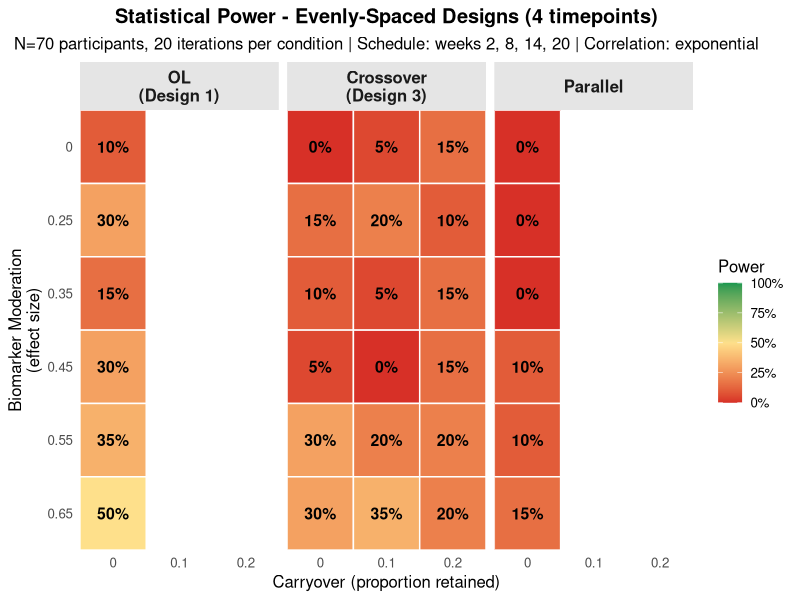

Here is the R script that generated this plot:
# N-of-1 Trial Simulation - Evenly-Spaced Measurement Designs
# OL, Crossover, and Parallel designs with 4 evenly-spaced measurement points
# FLEXIBLE CORRELATION STRUCTURES: AR1, Exponential, Power Law, Matérn, Rational Quadratic
# These designs have uniform temporal sampling

rm(list = ls())
suppressPackageStartupMessages({
  library(tidyverse)
  library(nlme)
  library(MASS)
  library(conflicted)
})

# Resolve conflicts
conflicts_prefer(dplyr::select)
conflicts_prefer(dplyr::filter)
conflicts_prefer(dplyr::lag)
conflicts_prefer(nlme::lme)

# ============================================================================
# CORRELATION STRUCTURE SELECTION
# ============================================================================
# Choose correlation structure: "ar1", "exponential", "power_law", "matern", "rational_quadratic"

correlation_structure <- "exponential"  # <-- CHANGE THIS TO SELECT STRUCTURE

# Correlation-specific parameters
correlation_params <- switch(correlation_structure,
  ar1 = list(
    rho = 0.75,  # Geometric decay rate
    description = "AR(1): Geometric decay ρ^(time_gap)"
  ),
  exponential = list(
    lambda = 0.10,  # Decay rate (higher = faster decay)
    description = "Exponential/OU: exp(-λ * time_gap)"
  ),
  power_law = list(
    alpha = 0.1,  # Inverse power coefficient
    beta = 1.0,   # Power exponent
    description = "Power Law: 1 / (1 + α * time_gap)^β"
  ),
  matern = list(
    nu = 1.5,     # Smoothness parameter (0.5, 1.5, 2.5)
    rho = 5.0,    # Length scale
    description = "Matérn: Flexible with smoothness parameter ν"
  ),
  rational_quadratic = list(
    alpha = 1.0,  # Smoothness
    lambda = 2.0, # Length scale
    description = "Rational Quadratic: (1 + time_gap²/(2αλ²))^(-α)"
  ),
  stop("Unknown correlation_structure. Choose: ar1, exponential, power_law, matern, rational_quadratic")
)

cat("Using correlation structure:", correlation_structure, "\n")
cat("Description:", correlation_params$description, "\n\n")

# ============================================================================
# PARAMETERS
# ============================================================================

n_participants <- 70
n_iterations <- 20

# Three-factor response model - RATE-BASED (points per week)
BR_rate <- 0.5  # Biological Response: drug improvement rate
ER_rate <- 0.2  # Expectancy Response: placebo improvement rate
TR_rate <- 0.1  # Time-variant Response: natural improvement rate
treatment_effect <- BR_rate  # Alias for display purposes

baseline_mean <- 10.0       # Mean baseline response
between_subject_sd <- 2.0   # SD of participant random effects
within_subject_sd <- 1.8    # SD of measurement noise
biomarker_mean <- 5.0       # Mean biomarker value
biomarker_sd <- 2.0         # SD of biomarker

# Correlation parameters (adapted from Hendrickson)
# Reduced to improve matrix conditioning and positive definiteness
c.br <- 0.75  # BR autocorrelation (reduced from 0.8)
c.er <- 0.75  # ER autocorrelation (reduced from 0.8)
c.tr <- 0.75  # TR autocorrelation (reduced from 0.8)
c.cf1t <- 0.12  # Same-time cross-correlation (reduced from 0.2)
c.cfct <- 0.05  # Different-time cross-correlation (reduced from 0.1)
c.bm_baseline <- 0.25  # Biomarker-baseline correlation (reduced from 0.3)
c.baseline_resp <- 0.3 # Baseline-response correlation (reduced from 0.4)

# Allowed correlation values (finite grid for consistent results)
allowed_correlations <- c(0, 0.1, 0.2, 0.3, 0.4, 0.5, 0.6)

# Parameter grid - OL, Crossover, and Parallel designs only
param_grid <- bind_rows(
  # Open-label design (power conditions)
  expand_grid(
    design = "ol",
    biomarker_moderation = c(0.25, 0.35, 0.45, 0.55, 0.65),
    biomarker_correlation = c(0.3),
    carryover = c(0)
  ),
  # Type I error condition for OL
  expand_grid(
    design = "ol",
    biomarker_moderation = c(0),
    biomarker_correlation = c(0),
    carryover = c(0)
  ),
  # Crossover design (power conditions)
  expand_grid(
    design = "crossover",
    biomarker_moderation = c(0.25, 0.35, 0.45, 0.55, 0.65),
    biomarker_correlation = c(0.3),
    carryover = c(0, 0.1, 0.2)  # Hendrickson values (weeks)
  ),
  # Type I error condition for Crossover
  expand_grid(
    design = "crossover",
    biomarker_moderation = c(0),
    biomarker_correlation = c(0),
    carryover = c(0, 0.1, 0.2)  # Hendrickson values (weeks)
  ),
  # Parallel design (no carryover - inherently no within-subject switching)
  expand_grid(
    design = "parallel",
    biomarker_moderation = c(0, 0.25, 0.35, 0.45, 0.55, 0.65),
    biomarker_correlation = c(0.3),
    carryover = c(0)
  )
)

# ============================================================================
# CORRELATION STRUCTURE FUNCTIONS
# ============================================================================

# Build correlation matrix based on selected structure
build_correlation_matrix <- function(weeks, structure, params) {
  n <- length(weeks)
  Corr <- matrix(0, n, n)

  if (structure == "ar1") {
    # AR(1): Geometric decay ρ^(time_gap)
    for (i in 1:n) {
      for (j in 1:n) {
        time_lag <- abs(weeks[i] - weeks[j])
        Corr[i, j] <- params$rho^time_lag
      }
    }
  } else if (structure == "exponential") {
    # Exponential/Ornstein-Uhlenbeck: exp(-λ * time_gap)
    for (i in 1:n) {
      for (j in 1:n) {
        time_lag <- abs(weeks[i] - weeks[j])
        Corr[i, j] <- exp(-params$lambda * time_lag)
      }
    }
  } else if (structure == "power_law") {
    # Power Law: 1 / (1 + α * time_gap)^β
    for (i in 1:n) {
      for (j in 1:n) {
        time_lag <- abs(weeks[i] - weeks[j])
        Corr[i, j] <- 1 / (1 + params$alpha * time_lag)^params$beta
      }
    }
  } else if (structure == "matern") {
    # Matérn covariance: requires bessel function
    # Using simplified form: exp(-d/rho) * (1 + d/rho) for ν=1.5
    for (i in 1:n) {
      for (j in 1:n) {
        d <- abs(weeks[i] - weeks[j])
        if (d == 0) {
          Corr[i, j] <- 1.0
        } else {
          # Matérn ν=1.5: (sqrt(3)*d/rho) * K_1(sqrt(3)*d/rho) normalized
          scaled_d <- sqrt(3) * d / params$rho
          Corr[i, j] <- (1 + scaled_d) * exp(-scaled_d)
        }
      }
    }
  } else if (structure == "rational_quadratic") {
    # Rational Quadratic: (1 + time_gap²/(2αλ²))^(-α)
    for (i in 1:n) {
      for (j in 1:n) {
        time_lag <- abs(weeks[i] - weeks[j])
        Corr[i, j] <- (1 + (time_lag^2) / (2 * params$alpha * params$lambda^2))^(-params$alpha)
      }
    }
  } else {
    stop("Unknown correlation structure")
  }

  return(Corr)
}

# ============================================================================
# BUILD SIGMA WITH GUARANTEED PD
# ============================================================================

build_sigma_guaranteed_pd <- function(weeks, c.bm, params, corr_structure, corr_params) {
  n_tp <- length(weeks)

  br_idx <- 1:n_tp
  er_idx <- (n_tp + 1):(2 * n_tp)
  tr_idx <- (2 * n_tp + 1):(3 * n_tp)
  bm_idx <- 3 * n_tp + 1
  bl_idx <- 3 * n_tp + 2

  # STAGE 1: Build Sigma_22 (2x2) - Biomarker & Baseline
  Sigma_22 <- matrix(c(
    biomarker_sd^2,
    c.bm_baseline * biomarker_sd * between_subject_sd,
    c.bm_baseline * biomarker_sd * between_subject_sd,
    between_subject_sd^2
  ), 2, 2)

  # STAGE 2: Build Sigma_11 (3*n_tp x 3*n_tp) - Response components
  # Get correlation matrices for each component
  Corr_BR <- build_correlation_matrix(weeks, corr_structure, corr_params)
  Corr_ER <- build_correlation_matrix(weeks, corr_structure, corr_params)
  Corr_TR <- build_correlation_matrix(weeks, corr_structure, corr_params)

  # Convert to covariance
  Sigma_BR <- within_subject_sd^2 * Corr_BR
  Sigma_ER <- within_subject_sd^2 * Corr_ER
  Sigma_TR <- within_subject_sd^2 * Corr_TR

  Sigma_11 <- matrix(0, 3 * n_tp, 3 * n_tp)
  Sigma_11[br_idx, br_idx] <- Sigma_BR
  Sigma_11[er_idx, er_idx] <- Sigma_ER
  Sigma_11[tr_idx, tr_idx] <- Sigma_TR

  # Cross-correlations between components
  for (i in 1:n_tp) {
    for (j in 1:n_tp) {
      time_lag <- abs(weeks[i] - weeks[j])
      cross_cov <- if (i == j) {
        c.cf1t * within_subject_sd^2
      } else {
        c.cfct * within_subject_sd^2 * (0.9^time_lag)
      }
      Sigma_11[br_idx[i], er_idx[j]] <- cross_cov
      Sigma_11[er_idx[j], br_idx[i]] <- cross_cov
      Sigma_11[br_idx[i], tr_idx[j]] <- cross_cov
      Sigma_11[tr_idx[j], br_idx[i]] <- cross_cov
      Sigma_11[er_idx[i], tr_idx[j]] <- cross_cov
      Sigma_11[tr_idx[j], er_idx[i]] <- cross_cov
    }
  }

  # STAGE 3: Build Sigma_12
  effective_c.bm <- c.bm
  effective_c.baseline <- c.baseline_resp

  Sigma_12 <- matrix(0, 3 * n_tp, 2)
  Sigma_12[br_idx, 1] <- effective_c.bm * within_subject_sd * biomarker_sd
  Sigma_12[er_idx, 1] <- effective_c.bm * 0.5 * within_subject_sd * biomarker_sd
  Sigma_12[tr_idx, 1] <- effective_c.bm * 0.5 * within_subject_sd * biomarker_sd
  Sigma_12[br_idx, 2] <- effective_c.baseline * within_subject_sd * between_subject_sd
  Sigma_12[er_idx, 2] <- effective_c.baseline * within_subject_sd * between_subject_sd
  Sigma_12[tr_idx, 2] <- effective_c.baseline * within_subject_sd * between_subject_sd

  # Verify positive definiteness
  Sigma_22_inv <- solve(Sigma_22)
  cross_term <- Sigma_12 %*% Sigma_22_inv %*% t(Sigma_12)
  Sigma_cond <- Sigma_11 - cross_term
  min_eig <- min(eigen(Sigma_cond, only.values = TRUE)$values)

  if (min_eig <= 1e-6) {
    stop(sprintf(
      paste(
        "\nUNEXPECTED: Parameter combination failed positive definiteness check!",
        "This should NOT happen - parameters were pre-validated.",
        "c.bm = %.2f",
        "Min eigenvalue = %.2e",
        "",
        "This indicates either:",
        "  1. A bug in the validation, or",
        "  2. Inconsistent covariance matrix construction",
        "",
        "Consider adjusting correlation_structure parameters or measurement schedule.",
        sep = "\n"
      ),
      effective_c.bm, min_eig))
  }

  # Build full sigma
  total_dim <- 3 * n_tp + 2
  Sigma <- matrix(0, total_dim, total_dim)
  Sigma[1:(3*n_tp), 1:(3*n_tp)] <- Sigma_11
  Sigma[(3*n_tp+1):total_dim, (3*n_tp+1):total_dim] <- Sigma_22
  Sigma[1:(3*n_tp), (3*n_tp+1):total_dim] <- Sigma_12
  Sigma[(3*n_tp+1):total_dim, 1:(3*n_tp)] <- t(Sigma_12)

  indices <- list(
    br = br_idx, er = er_idx, tr = tr_idx,
    bm = bm_idx, bl = bl_idx, n_tp = n_tp
  )

  return(list(
    Sigma = Sigma,
    Sigma_22 = Sigma_22,
    Sigma_cond = Sigma_cond,
    Sigma_12 = Sigma_12,
    indices = indices,
    effective_c.bm = effective_c.bm
  ))
}

# ============================================================================
# TWO-STAGE GENERATION
# ============================================================================

generate_participant_twostage <- function(sigma_parts, idx) {
  Sigma_22 <- sigma_parts$Sigma_22
  Sigma_cond <- sigma_parts$Sigma_cond
  Sigma_12 <- sigma_parts$Sigma_12
  n_tp <- idx$n_tp

  # Stage 1: Generate (biomarker, baseline)
  stage1 <- mvrnorm(1, mu = c(biomarker_mean, baseline_mean), Sigma = Sigma_22)
  biomarker <- stage1[1]
  baseline <- stage1[2]

  # Stage 2: Generate responses conditional on stage 1
  z <- c(biomarker - biomarker_mean, baseline - baseline_mean)
  cond_mean <- as.vector(Sigma_12 %*% solve(Sigma_22) %*% z)
  responses <- mvrnorm(1, mu = cond_mean, Sigma = Sigma_cond)

  list(
    biomarker = biomarker,
    baseline = baseline,
    br_random = responses[idx$br],
    er_random = responses[idx$er],
    tr_random = responses[idx$tr]
  )
}

# ============================================================================
# DESIGN STRUCTURES - EVENLY-SPACED SCHEDULE
# ============================================================================

# 4 evenly-spaced points (6-week gaps) for OL, Crossover, Parallel
measurement_weeks <- c(2, 8, 14, 20)

create_ol_design <- function(n_participants, measurement_weeks) {
  expand_grid(
    participant_id = 1:n_participants,
    week = measurement_weeks
  ) %>%
    mutate(
      path = 1,
      treatment = 1,
      expectancy = 1.0
    )
}

create_crossover_design <- function(n_participants, measurement_weeks) {
  sequence_assignment <- sample(rep(1:2, length.out = n_participants))
  midpoint <- median(measurement_weeks)

  expand_grid(
    participant_id = 1:n_participants,
    week = measurement_weeks
  ) %>%
    mutate(
      path = sequence_assignment[participant_id],
      treatment = case_when(
        week <= midpoint & path == 1 ~ 1,
        week <= midpoint & path == 2 ~ 0,
        week > midpoint & path == 1 ~ 0,
        week > midpoint & path == 2 ~ 1,
        TRUE ~ NA_real_
      ),
      expectancy = 0.5
    )
}

create_parallel_design <- function(n_participants, measurement_weeks) {
  treatment_assignment <- sample(rep(0:1, length.out = n_participants))

  expand_grid(
    participant_id = 1:n_participants,
    week = measurement_weeks
  ) %>%
    mutate(
      path = treatment_assignment[participant_id] + 1,
      treatment = treatment_assignment[participant_id],
      expectancy = 0.5
    )
}

# ============================================================================
# PRE-SIMULATION SIGMA VALIDATION (unique structures)
# ============================================================================

cat("\n")
cat("=" %+% strrep("=", 79) %+% "\n")
cat("PRE-SIMULATION SIGMA MATRIX VALIDATION\n")
cat(sprintf("Correlation structure: %s\n", correlation_structure))
cat("=" %+% strrep("=", 79) %+% "\n\n")

# Get unique biomarker correlations in param_grid
unique_bm_corr <- unique(param_grid$biomarker_correlation)

# All evenly-spaced designs share the same measurement schedule
# Define sigma structures to validate: (design, measurement_weeks, c.bm)
sigma_structures <- list(
  list(design = "ol", weeks = measurement_weeks, c_bm = 0.3),
  list(design = "crossover", weeks = measurement_weeks, c_bm = 0.3),
  list(design = "parallel", weeks = measurement_weeks, c_bm = 0.3),
  list(design = "crossover", weeks = measurement_weeks, c_bm = 0),
  list(design = "parallel", weeks = measurement_weeks, c_bm = 0)
)

# Filter to only those that exist in param_grid
sigma_structures <- Filter(function(x) x$c_bm %in% unique_bm_corr, sigma_structures)

# Test each sigma structure
all_valid <- TRUE

for (i in seq_along(sigma_structures)) {
  sigma_def <- sigma_structures[[i]]

  cat(sprintf("Sigma %d: %s design (weeks: %s, c.bm = %.1f)\n",
              i, sigma_def$design, paste(sigma_def$weeks, collapse = ","), sigma_def$c_bm))

  # Build sigma matrix
  sigma_result <- tryCatch({
    build_sigma_guaranteed_pd(
      weeks = sigma_def$weeks,
      c.bm = sigma_def$c_bm,
      params = list(),
      corr_structure = correlation_structure,
      corr_params = correlation_params
    )
  }, error = function(e) {
    cat(sprintf("  ✗ FAILED: %s\n", conditionMessage(e)))
    return(NULL)
  })

  if (is.null(sigma_result)) {
    cat("  ✗ Non-positive definite\n\n")
    all_valid <- FALSE
  } else {
    # Check eigenvalues
    eigs <- eigen(sigma_result$Sigma, only.values = TRUE)$values
    min_eig <- min(eigs)
    cond_number <- max(eigs) / max(min_eig, 1e-10)

    cat(sprintf("  ✓ Valid (κ = %.1f)\n", cond_number))

    if (cond_number > 100) {
      cat(sprintf("    ⚠ WARNING: Ill-conditioned (κ > 100)\n"))
    }
    cat("\n")
  }
}

if (!all_valid) {
  stop("\n✗ VALIDATION FAILED: One or more sigma matrices are not positive definite.\n",
       "   Check correlation_structure, correlation parameters, or measurement schedule.")
}

cat("=" %+% strrep("=", 79) %+% "\n")
cat("✓ All sigma matrices valid - proceeding with simulation\n")
cat("=" %+% strrep("=", 79) %+% "\n\n")

# ============================================================================
# RUN SIMULATION
# ============================================================================

# Set up logging
log_file <- sprintf("../output/simulation_evenly_spaced_%s_log.txt", correlation_structure)
if (!dir.exists("../output")) dir.create("../output", recursive = TRUE)
sink(log_file, split = TRUE)

cat("Running EVENLY-SPACED designs simulation...\n")
cat(sprintf("Correlation structure: %s\n", correlation_structure))
cat(sprintf("Description: %s\n", correlation_params$description))
cat("Designs: OL, Crossover, Parallel (4 measurement points)\n")
cat("Schedule: weeks", paste(measurement_weeks, collapse = ", "), "\n")
cat("Treatment effect =", treatment_effect, "\n")
cat("Participants =", n_participants, "\n")
cat("Iterations per condition =", n_iterations, "\n\n")

results <- tibble()

for (i in 1:nrow(param_grid)) {
  params <- as.list(param_grid[i, ])
  cat(sprintf(
    "Condition %d: design=%s, bm_mod=%.2f, carryover=%.2f\n",
    i, params$design, params$biomarker_moderation, params$carryover
  ))

  for (iter in 1:n_iterations) {
    set.seed(iter * 1000 + i)

    if (params$design == "ol") {
      trial_design <- create_ol_design(n_participants, measurement_weeks)
    } else if (params$design == "crossover") {
      trial_design <- create_crossover_design(n_participants, measurement_weeks)
    } else {
      trial_design <- create_parallel_design(n_participants, measurement_weeks)
    }

    n_timepoints <- length(measurement_weeks)

    sigma_parts <- build_sigma_guaranteed_pd(
      measurement_weeks,
      params$biomarker_correlation,
      params,
      corr_structure = correlation_structure,
      corr_params = correlation_params
    )
    idx <- sigma_parts$indices
    effective_bm_corr <- sigma_parts$effective_c.bm

    all_participant_data <- list()
    for (pid in 1:n_participants) {
      result <- generate_participant_twostage(sigma_parts, idx)
      all_participant_data[[pid]] <- tibble(
        participant_id = pid,
        biomarker = result$biomarker,
        baseline = result$baseline,
        br_random = result$br_random,
        er_random = result$er_random,
        tr_random = result$tr_random
      )
    }

    participant_data <- bind_rows(all_participant_data) %>%
      group_by(participant_id) %>%
      mutate(timepoint_idx = row_number()) %>%
      ungroup()

    bm_mod <- params$biomarker_moderation

    trial_data <- trial_design %>%
      group_by(participant_id) %>%
      mutate(timepoint_idx = row_number()) %>%
      ungroup() %>%
      left_join(participant_data, by = c("participant_id", "timepoint_idx")) %>%
      group_by(participant_id) %>%
      arrange(week) %>%
      mutate(
        weeks_on_drug = cumsum(treatment),
        weeks_with_expectancy = cumsum(expectancy),
        weeks_in_trial = week - min(week),
        time_off = cumsum(treatment == 0),
        carryover_effect = as.numeric(
          treatment == 0 & lag(treatment, default = 1) == 1
        ),
        bm_centered = (biomarker - biomarker_mean) / biomarker_sd,
        BR_mean = {
          effective_BR_rate <- BR_rate * (1 + bm_mod * bm_centered)
          br_accumulated <- lag(weeks_on_drug, default = 0) * effective_BR_rate
          first_off <- treatment == 0 & lag(treatment, default = 1) == 1
          ifelse(treatment == 1,
            weeks_on_drug * effective_BR_rate,
            ifelse(first_off, br_accumulated * params$carryover, 0)
          )
        },
        BR = BR_mean + br_random,
        ER_mean = weeks_with_expectancy * ER_rate,
        ER = ER_mean + er_random,
        TR_mean = weeks_in_trial * TR_rate,
        TR = TR_mean + tr_random,
        response = baseline + BR + ER + TR
      ) %>%
      ungroup()

    model_result <- tryCatch({
      trial_data <- trial_data %>%
        mutate(bm_centered = biomarker - mean(biomarker))

      if (params$design == "ol") {
        # OL: use time x biomarker interaction
        model <- lme(
          response ~ bm_centered * week,
          random = ~ 1 | participant_id,
          correlation = corCAR1(form = ~ week | participant_id),
          data = trial_data,
          control = lmeControl(opt = "optim")
        )
        interaction_term <- "bm_centered:week"
      } else {
        # Crossover/Parallel: use treatment x biomarker interaction
        if (params$carryover > 0) {
          model <- lme(
            response ~ treatment * bm_centered + week + carryover_effect,
            random = ~ 1 | participant_id,
            correlation = corCAR1(form = ~ week | participant_id),
            data = trial_data,
            control = lmeControl(opt = "optim")
          )
        } else {
          model <- lme(
            response ~ treatment * bm_centered + week,
            random = ~ 1 | participant_id,
            correlation = corCAR1(form = ~ week | participant_id),
            data = trial_data,
            control = lmeControl(opt = "optim")
          )
        }
        interaction_term <- "treatment:bm_centered"
      }

      coefs <- summary(model)$tTable
      idx_coef <- which(rownames(coefs) == interaction_term)

      tibble(
        iteration = iter,
        design = params$design,
        biomarker_moderation = params$biomarker_moderation,
        biomarker_correlation = effective_bm_corr,
        carryover = params$carryover,
        effect_size = coefs[idx_coef, "Value"],
        se = coefs[idx_coef, "Std.Error"],
        t_value = coefs[idx_coef, "t-value"],
        p_value = coefs[idx_coef, "p-value"],
        significant = coefs[idx_coef, "p-value"] < 0.05
      )
    }, error = function(e) {
      cat("  Error in iteration", iter, ":", conditionMessage(e), "\n")
      tibble(
        iteration = iter,
        design = params$design,
        biomarker_moderation = params$biomarker_moderation,
        biomarker_correlation = effective_bm_corr,
        carryover = params$carryover,
        effect_size = NA, se = NA, t_value = NA, p_value = NA, significant = NA
      )
    })

    results <- bind_rows(results, model_result)
  }
}

# ============================================================================
# SUMMARIZE AND SAVE
# ============================================================================

cat("\n", strrep("=", 50), "\n")
cat("RESULTS - EVENLY-SPACED DESIGNS\n")
cat(sprintf("Correlation structure: %s\n", correlation_structure))
cat(strrep("=", 50), "\n\n")

summary_results <- results %>%
  group_by(design, biomarker_moderation, biomarker_correlation, carryover) %>%
  summarize(
    power = mean(significant, na.rm = TRUE),
    mean_effect = mean(effect_size, na.rm = TRUE),
    sd_effect = sd(effect_size, na.rm = TRUE),
    n = n(),
    .groups = "drop"
  )

print(summary_results)

# ============================================================================
# VISUALIZATION
# ============================================================================

library(viridis)

plot_power_heatmap <- function(data) {
  design_labels <- c(
    "ol" = "OL\n(Design 1)",
    "crossover" = "Crossover\n(Design 3)",
    "parallel" = "Parallel"
  )

  data <- data %>%
    mutate(
      carryover = factor(carryover),
      biomarker_moderation = factor(
        biomarker_moderation,
        levels = rev(sort(unique(biomarker_moderation)))
      ),
      design = factor(
        design_labels[as.character(design)],
        levels = design_labels
      )
    )

  p <- ggplot(
    data,
    aes(x = carryover, y = biomarker_moderation, fill = power)
  ) +
    geom_tile(color = "white", linewidth = 0.5) +
    geom_text(
      aes(label = sprintf("%.0f%%", power * 100)),
      color = "black",
      size = 4,
      fontface = "bold"
    ) +
    scale_fill_gradient2(
      name = "Power",
      low = "#d73027",
      mid = "#fee08b",
      high = "#1a9850",
      midpoint = 0.5,
      limits = c(0, 1),
      labels = scales::percent
    ) +
    scale_x_discrete(expand = c(0, 0)) +
    scale_y_discrete(expand = c(0, 0)) +
    facet_wrap(~design, ncol = 3) +
    labs(
      title = "Statistical Power - Evenly-Spaced Designs (4 timepoints)",
      subtitle = sprintf(
        "N=%d participants, %d iterations per condition | Schedule: weeks %s | Correlation: %s",
        n_participants, n_iterations, paste(measurement_weeks, collapse = ", "), correlation_structure
      ),
      x = "Carryover (proportion retained)",
      y = "Biomarker Moderation\n(effect size)"
    ) +
    theme_minimal(base_size = 12) +
    theme(
      panel.grid = element_blank(),
      axis.ticks = element_blank(),
      plot.title = element_text(hjust = 0.5, face = "bold"),
      plot.subtitle = element_text(hjust = 0.5),
      legend.position = "right",
      strip.text = element_text(face = "bold", size = 12),
      strip.background = element_rect(fill = "grey90", color = NA)
    )

  return(p)
}

p_heatmap <- plot_power_heatmap(summary_results)
print(p_heatmap)

# Save outputs
output_dir <- "../output"
if (!dir.exists(output_dir)) dir.create(output_dir, recursive = TRUE)

ggsave(
  file.path(output_dir, sprintf("power_heatmap_evenly_spaced_%s.pdf", correlation_structure)),
  p_heatmap,
  width = 12,
  height = 7
)

save(
  results, summary_results, correlation_structure, correlation_params,
  file = file.path(output_dir, sprintf("simulation_evenly_spaced_%s_results.RData", correlation_structure))
)

cat("\nDone! Results saved to", output_dir, "\n")
cat(sprintf("- power_heatmap_evenly_spaced_%s.pdf\n", correlation_structure))
cat(sprintf("- simulation_evenly_spaced_%s_results.RData\n", correlation_structure))

# Close log file
sink()
